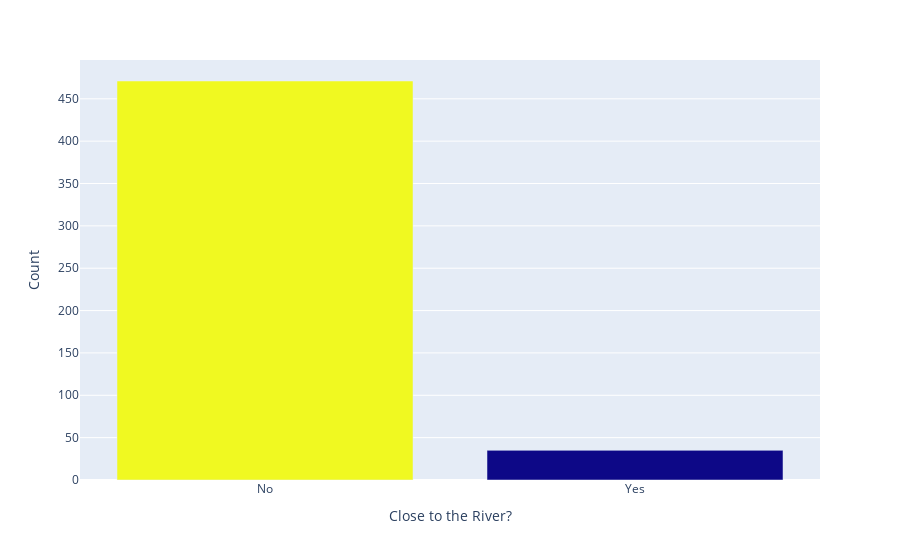

The notebook cell saved with this chart:
### Markdown cell above
#### Next to the River? ⛵️

**Challenge**

Create a bar chart with plotly for CHAS to show many more homes are away from the river versus next to it. The bar chart should look something like this:

<img src=https://i.imgur.com/AHwoQ6l.png height=350>

You can make your life easier by providing a list of values for the x-axis (e.g., `x=['No', 'Yes']`)

### Code cell
# make a bar chart using plotly, showing number of homes that are near and far from the river.

no_of_homes = px.bar(
    data_frame=data.groupby('CHAS', as_index=False).count(),
    x=['No', 'Yes'],
    y='PRICE',
    color='PRICE'
)

no_of_homes.update_layout(
    xaxis_title='Close to the River?',
    yaxis_title='Count',
    coloraxis_showscale=False
)

no_of_homes.show()

### Figure 1 — Plotly figure (JSON) as saved in the notebook; plotly's stock layout.template omitted (floating-point values rounded to 4 significant figures)
{"data": [{"alignmentgroup": "True", "hovertemplate": "x=%{x}<br>PRICE=%{marker.color}<extra></extra>", "legendgroup": "", "marker": {"color": [471, 35], "coloraxis": "coloraxis", "pattern": {"shape": ""}}, "name": "", "offsetgroup": "", "orientation": "v", "showlegend": false, "textposition": "auto", "type": "bar", "x": ["No", "Yes"], "xaxis": "x", "y": [471, 35], "yaxis": "y"}], "layout": {"barmode": "relative", "coloraxis": {"colorbar": {"title": {"text": "PRICE"}}, "colorscale": [[0, "#0d0887"], [0.1111, "#46039f"], [0.2222, "#7201a8"], [0.3333, "#9c179e"], [0.4444, "#bd3786"], [0.5556, "#d8576b"], [0.6667, "#ed7953"], [0.7778, "#fb9f3a"], [0.8889, "#fdca26"], [1, "#f0f921"]], "showscale": false}, "legend": {"tracegroupgap": 0}, "margin": {"t": 60}, "xaxis": {"anchor": "y", "domain": [0, 1], "title": {"text": "Close to the River?"}}, "yaxis": {"anchor": "x", "domain": [0, 1], "title": {"text": "Count"}}}}
